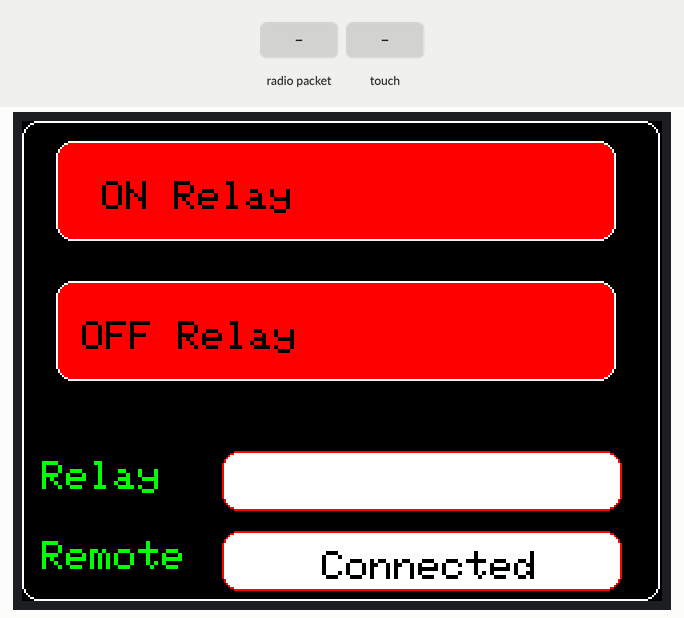
Bench run of a sketch on a simulated Arduino Uno, built with avr-gcc and run on an emulated ATmega328P. On the bench: 320×240 colour display. The test bench sets the inputs (shaded band). EEPROM starts erased; no radio packets arrive unless stated; what the sketch prints to the serial monitor is not drawn.

Above: at 2.7 s.
2.8 s: radio packet "off" arrives
At 3.3 s:
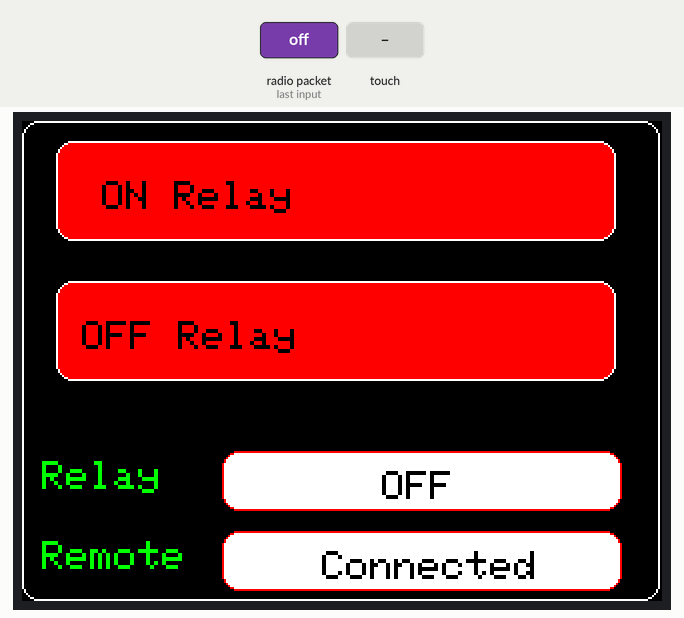
4.3 s: touch panel pressed at 13 % / 10 % of its raw x / y range
At 5.5 s:
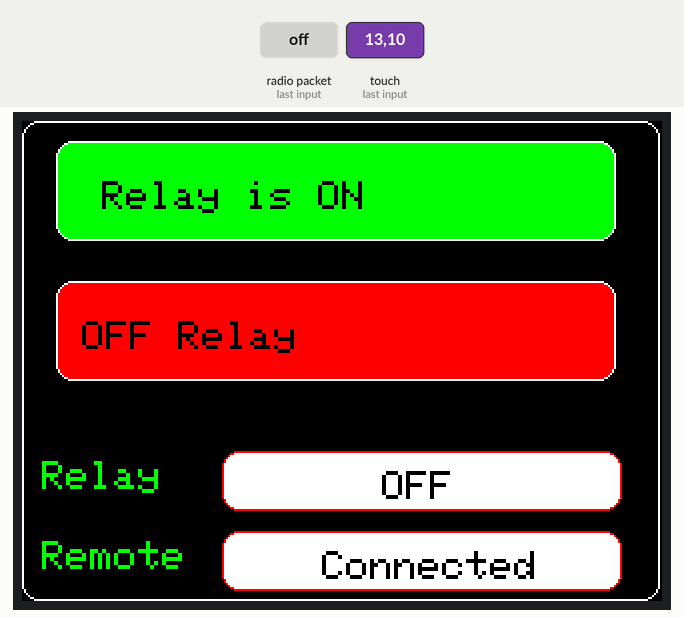
7.3 s: touch panel pressed at 38 % / 10 % of its raw x / y range
At 8.0 s:
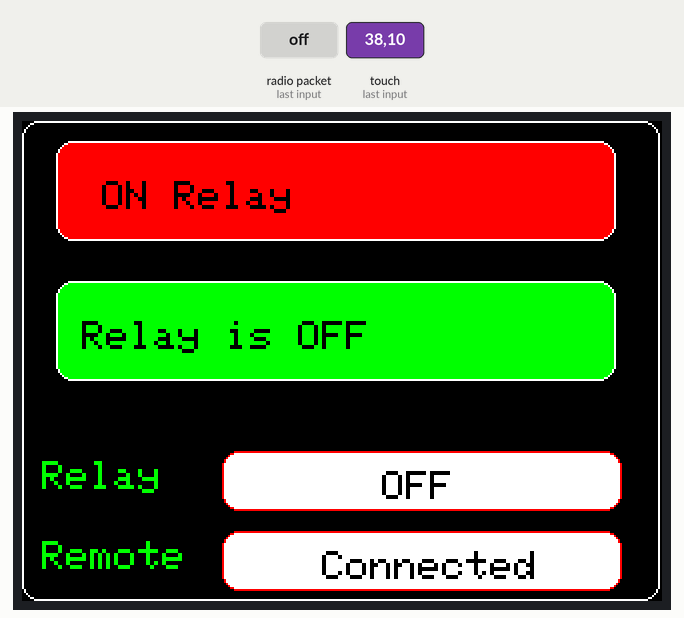
10.3 s: radio packet "on" arrives
At 11.2 s:
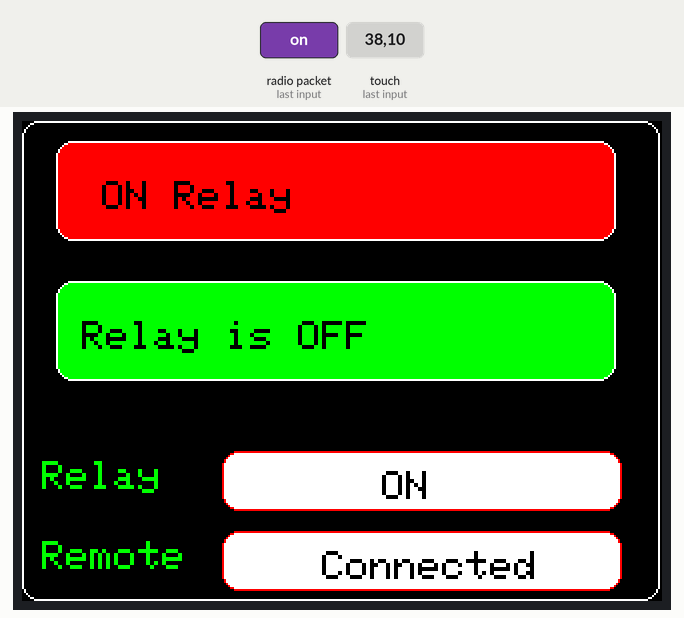
Timing chart, 0 to 13.3 s (numbered marks = the images above; inputs shaded):
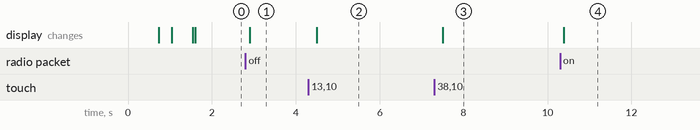

The sketch:

sender.ino
```cpp
#include <Adafruit_GFX.h>
#include <Adafruit_TFTLCD.h>
#include <TouchScreen.h>
#include <SPI.h>
#include "RF24.h"
#include <EEPROM.h>
RF24 myRadio (A5, 10);
byte addresses[][6] = {"0"};
struct package {
  char onoff[4] = "";
};

typedef struct package Package;
Package dataRecieve;
Package dataTransmit;
#define  CHERRY   0xF020
#define YP A3
#define XM A2
#define YM 9
#define XP 8
#define TS_MINX 100
#define TS_MINY 120
#define TS_MAXX 920
#define TS_MAXY 940
TouchScreen ts = TouchScreen(XP, YP, XM, YM, 300);
#define LCD_CS A3
#define LCD_CD A2
#define LCD_WR A1
#define LCD_RD A0
#define LCD_RESET A4
#define REDBAR_MINX 60
#define GREENBAR_MINX 100
#define BLUEBAR_MINX 60
#define REDBAR_MINY 10
#define GREENBAR_MINY 60
#define BLUEBAR_MINY 160
#define GREENBAR_HEIGHT 200
#define GREENBAR_WIDTH 30
#define BAR_HEIGHT 150
#define BAR_WIDTH 20
Adafruit_TFTLCD tft(LCD_CS, LCD_CD, LCD_WR, LCD_RD, LCD_RESET);
#define BLACK   0x0000
int BLUE = tft.color565(50, 50, 255);
#define DARKBLUE 0x0010
#define VIOLET 0x8888
#define RED     0xF800
#define GREEN   0x07E0
#define CYAN    0x07FF
#define MAGENTA 0xF81F
#define YELLOW  0xFFE0
#define WHITE   0xFFFF
#define GREY   tft.color565(64, 64, 64);
#define GOLD 0xFEA0
#define BROWN 0xA145
#define SILVER 0xC618
#define LIME 0x07E0
int currentpcolour;
#define MINPRESSURE 10
#define MAXPRESSURE 1000
int currentpage;
int redval;
int greenval;
int blueval;
int redpos = REDBAR_MINY + 12;
int greenpos = GREENBAR_MINY + 12;
int bluepos = BLUEBAR_MINY + 12;
int oldrpos = redpos;
int oldgpos = greenpos;
int oldbpos = bluepos;
int x, y;
boolean AutoManual = 0;
boolean pushButton1 = 0; //Declared 'A' button
boolean pushButton2 = 0; //Declared 'B' button
boolean pushButton3 = 0; //Declared 'D' button
boolean pushButton4 = 0; //Declared 'C' button
int SwitchState = EEPROM.read(1);
int lastMySwitchState  =  EEPROM.read(2);
int button = 0 ;
void setup()
{
  Serial.begin(9600);
  myRadio.begin();
  myRadio.setChannel(115);
  myRadio.setPALevel(RF24_PA_MAX);
  myRadio.setDataRate( RF24_250KBPS );

  myRadio.openReadingPipe(1, addresses[0]);
  myRadio.startListening();
  tft.reset();
  tft.begin(tft.readID());
  Serial.println();
  Serial.print("reading id...");
  delay(500);
  Serial.println(tft.readID(), HEX);
  tft.fillScreen(BLACK);
  tft.setRotation(1);

  currentpage = 0;

  tft.setTextSize(3);
  tft.setTextColor(WHITE);
  tft.setCursor(50, 140);
  tft.print("Loading...");

  tft.setTextColor(tft.color565(255, 255, 0));
  tft.setCursor(30, 70);
  tft.print("Welcome");

  tft.setCursor(30, 100);
  tft.print("By: Hassan");
  for (int i = 0; i < 250; i++)
  {
    tft.fillRect(30 - 10, 180, i, 10, RED);
    delay(1);
  }
  tft.fillScreen(BLACK);
 drawHome();

}

void loop()
{
 if ( myRadio.available()) {
    while (myRadio.available()){
      myRadio.read( &dataRecieve, sizeof(dataRecieve));
    }

  }
    delay(50);
  myRadio.stopListening();

  myRadio.openWritingPipe(addresses[0]);
  myRadio.write(&dataTransmit, sizeof(dataTransmit));
  bool success = myRadio.write(&dataTransmit, sizeof(dataTransmit));

  myRadio.openReadingPipe(1, addresses[0]);
  myRadio.startListening();
TSPoint p = ts.getPoint();
  pinMode(XM, OUTPUT);
  pinMode(YP, OUTPUT);
if (currentpage == 0)
  {

    String onoff = dataRecieve.onoff;


    if(onoff=="off"){
   tft.setTextColor(BLACK);
      tft.setCursor(180, 175);
       tft.setTextSize(2);
       tft.fillRoundRect(100, 165, 200, 30, 8, WHITE);
        tft.drawRoundRect(100, 165, 200, 30, 8, RED);
       tft.print("OFF");}
 if(onoff=="on"){
   tft.setTextColor(BLACK);
      tft.setCursor(180, 175);
       tft.setTextSize(2);
       tft.fillRoundRect(100, 165, 200, 30, 8, WHITE);
        tft.drawRoundRect(100, 165, 200, 30, 8, RED);
       tft.print("ON");}

if(myRadio.available() || success){
  //Serial.println("sent!");
      tft.setTextColor(BLACK);
     tft.setCursor(150, 215);
       tft.setTextSize(2);
       tft.fillRoundRect(100, 205, 200, 30, 8, WHITE);
  tft.drawRoundRect(100, 205, 200, 30, 8, RED);
       tft.print("Connected");}else
       {
        //Serial.println("fail!");
      tft.setTextColor(BLACK);
     tft.setCursor(110, 215);
       tft.setTextSize(2);
       tft.fillRoundRect(100, 205, 200, 30, 8, WHITE);
  tft.drawRoundRect(100, 205, 200, 30, 8, RED);
       tft.print("not connected");
       }


    if (p.x > 115 && p.x < 290 && p.y > 123 && p.y < 850)
      {

        if (p.z > ts.pressureThreshhold) {
          EEPROM.update(2,1);
        //Serial.println("Relay is ON");
delay(70);
          tft.fillRoundRect(17, 80, 280, 50, 8, RED);
  tft.drawRoundRect(17, 80, 280, 50, 8, WHITE);
   tft.setCursor(30, 100);
  tft.print("OFF Relay");
    tft.fillRoundRect(17, 10, 280, 50, 8, GREEN);
  tft.drawRoundRect(17, 10, 280, 50, 8, WHITE);
  tft.setCursor(40, 30);
  tft.setTextSize(2);
  tft.setFont();
  tft.setTextColor(BLACK);

        tft.print("Relay is ON");
 delay(70);
        x = 0;
        y = 0;
        p.z = 0;

      } }

 if (p.x > 380 && p.x < 544  && p.y > 125 && p.y < 830)
      {if (p.z > ts.pressureThreshhold) {
         EEPROM.update(2,0);
//Serial.println("Relay is OFF");
        delay(70);

  tft.fillRoundRect(17, 10, 280, 50, 8, RED);
  tft.drawRoundRect(17, 10, 280, 50, 8, WHITE);
   tft.setCursor(40, 30);
  tft.print("ON Relay");
       tft.fillRoundRect(17, 80, 280, 50, 8, GREEN);
  tft.drawRoundRect(17, 80, 280, 50, 8, WHITE);
        tft.setCursor(30, 100);
          tft.setTextSize(2);
  tft.setFont();
  tft.setTextColor(BLACK);
        tft.print("Relay is OFF");
       delay(70);
        x = 0;
        y = 0;
        p.z = 0;
    }
}
  }

  if (EEPROM.read(1) == 0 && EEPROM.read(2) == 0) {
    EEPROM.update(1,1);
    }
  if (EEPROM.read(1) == 1 && EEPROM.read(2) == 1) {
     EEPROM.update(1,0);
  }
   EEPROM.update(0, EEPROM.read(1));
   if(EEPROM.read(0)==1){
     tft.fillRoundRect(17, 10, 280, 50, 8, RED);
  tft.drawRoundRect(17, 10, 280, 50, 8, WHITE);
  tft.setCursor(40, 30);
  tft.print("ON Relay");

       tft.fillRoundRect(17, 80, 280, 50, 8, GREEN);
  tft.drawRoundRect(17, 80, 280, 50, 8, WHITE);
        tft.setCursor(30, 100);
          tft.setTextSize(2);
  tft.setFont();
  tft.setTextColor(BLACK);
    tft.print("Relay is OFF");
    strcpy(dataTransmit.onoff, "off" );
    }else if(EEPROM.read(0)==0){

  tft.fillRoundRect(17, 80, 280, 50, 8, RED);
  tft.drawRoundRect(17, 80, 280, 50, 8, WHITE);
  tft.setCursor(30, 100);
  tft.print("OFF Relay");
  tft.fillRoundRect(17, 10, 280, 50, 8, GREEN);
  tft.drawRoundRect(17, 10, 280, 50, 8, WHITE);
  tft.setCursor(40, 30);
  tft.setTextSize(2);
  tft.setFont();
  tft.setTextColor(BLACK);
  tft.print("Relay is ON");
  strcpy( dataTransmit.onoff, "on" );
  }
  }
void drawHome()
{
 tft.fillScreen(BLACK);
 tft.drawRoundRect(0, 0, 319, 240, 8, WHITE);
  tft.fillRoundRect(17, 80, 280, 50, 8, RED);
  tft.drawRoundRect(17, 80, 280, 50, 8, WHITE);
  tft.fillRoundRect(17, 10, 280, 50, 8, RED);
  tft.drawRoundRect(17, 10, 280, 50, 8, WHITE);
  tft.fillRoundRect(100, 165, 200, 30, 8, WHITE);
  tft.drawRoundRect(100, 165, 200, 30, 8, RED);
  tft.fillRoundRect(100, 205, 200, 30, 8, WHITE);
  tft.drawRoundRect(100, 205, 200, 30, 8, RED);

  /*x0：x coordinate of the starting point
 y0：y coordinate of the starting point
 w：the length of the square
 h：the width of the square
 radius：the radius of the round corners
color：the color of the square */
  tft.setCursor(10, 20);
  tft.setTextSize(2);
  tft.setFont();
  tft.setTextColor(BLACK);
  tft.setCursor(40, 30);
  tft.print("ON Relay");
  tft.setCursor(30, 100);
  tft.print("OFF Relay");
  tft.setCursor(10, 60);
  tft.setTextColor(GREEN);
  tft.setCursor(10, 170);
  tft.print("Relay");
  tft.setCursor(10, 210);
  tft.print("Remote");

}
```

Measured:
- after the input at 2.8 s, the display: changes after 0.10 s (image 1)
- after the input at 4.3 s, the display: changes after 0.19 s (image 2)
- after the input at 7.3 s, the display: changes after 0.20 s (image 3)
- after the input at 10.3 s, the display: changes after 0.09 s (image 4)
